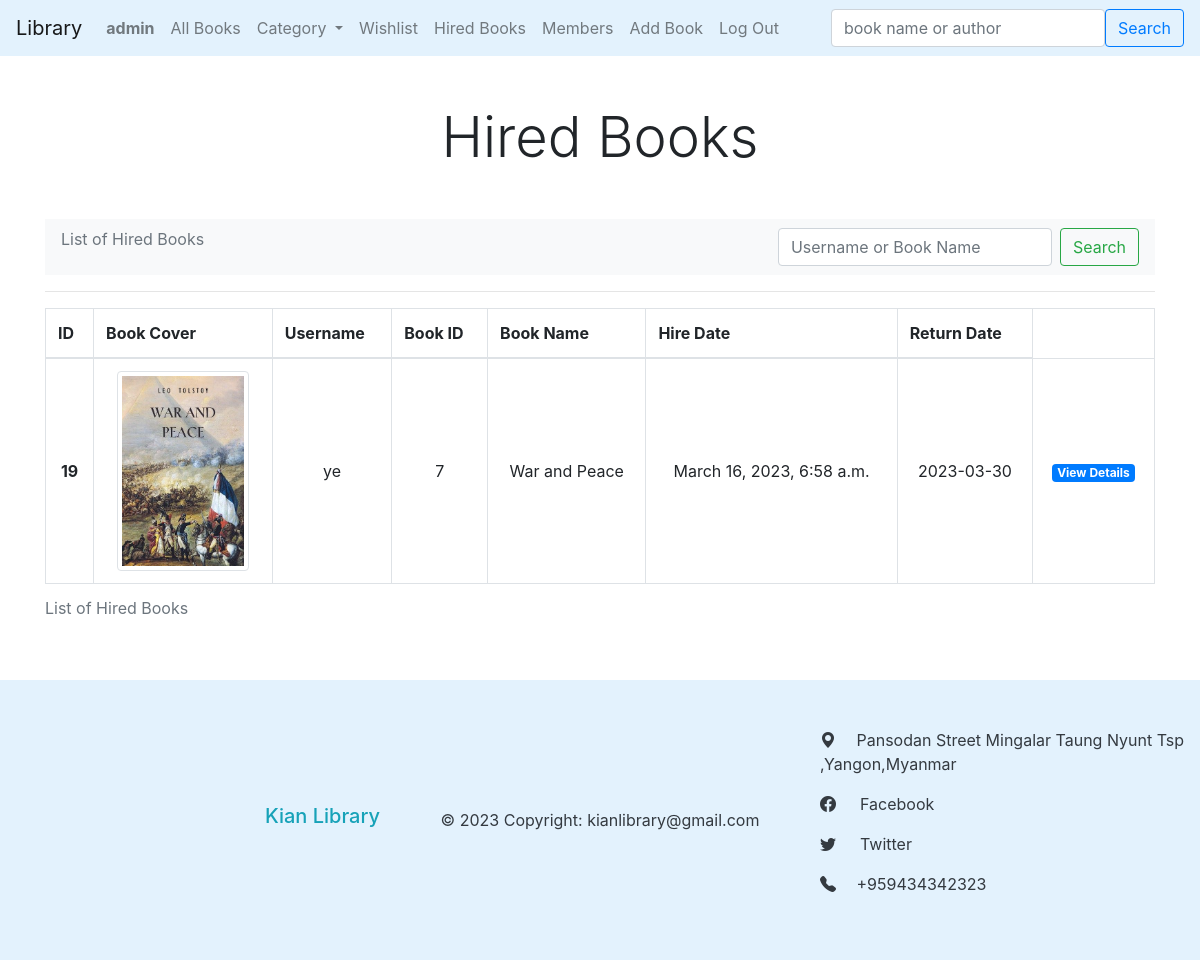
The app's page /hirebook-list (signed in) with its own data.
### book/models.py (models this page shows, shortened)
class User(AbstractUser):
    phone =  PhoneField(blank=True,null=True, help_text='Contact phone number')
    address = models.CharField(max_length=250,blank=True,null=True)

class HireBook(models.Model):
    username = models.CharField(max_length=200,default='')
    book_id = models.IntegerField(default=0)
    book_name = models.CharField(max_length=200,default='')
    book_image = models.ImageField(default='')
    hire_date = models.DateTimeField(auto_now_add=True, blank=True)
    return_date = models.DateTimeField()

### book/views.py (the view)
# urls.py: path('hirebook-list',views.hirebook_list,name='hirebook_list'),
@login_required(login_url='login')
def hirebook_list(request):
    if request.user.username == 'admin':
        hirebooks = HireBook.objects.all()
        categories = Category.objects.all()
    else:
        hirebooks = HireBook.objects.filter(username=request.user.username)
        categories = Category.objects.all()
        return render(request,'book/hirebook_list.html',{'hirebooks': hirebooks,'categories':categories})
    return render(request,'book/hirebook_list.html',{'hirebooks': hirebooks,'categories':categories})

### book/templates/book/hirebook_list.html (shortened to what this page needs)
{% extends "book/layout.html" %}
{% block body %}
    <div class="container">
        <h4 class="display-4 my-5 text-center">Hired Books</h4>
        {% if user.username == 'admin' %}
        <div class="navbar bg-light justify-content-between">
            <p class="text-muted">List of Hired Books</p>
            <form action="{% url 'search_hirebooks' %}" method="post" class="form-inline">
                <input class="form-control mr-sm-2" type="search" name="search" placeholder="Username or Book Name" aria-label="Search">
                <button class="btn btn-outline-success my-2 my-sm-0" type="submit">Search</button>
            </form>
        </div>
       {% endif %}
        <hr>
    {% if hirebooks %}
        <table class="table table-bordered">
            <caption>List of Hired Books</caption>
            <thead>
              <tr>
                <th scope="col">ID</th>
                <th scope="col">Book Cover</th>
                <th scope="col">Username</th>
                <th scope="col">Book ID</th>
                <th scope="col">Book Name</th>
                <th scope="col">Hire Date</th>
                <th scope="col">Return Date</th>
              </tr>
            </thead>
            <tbody>
            {% for book in hirebooks %}
                <tr>
                    <th class="align-middle text-center" scope="row"> {{ book.id }} </th>
                    <td class="align-middle text-center">
                        <img
                            src="{{book.book_image.url}}"
                            class="img-thumbnail"
                            alt="{{book.book_image}}"
                            style="height: 200px; object-fit:contain;"
                        >
                    </td>
                    <td class="align-middle text-center"> {{ book.username }} </td>
                    <td class="align-middle text-center">{{ book.book_id }}</td>
                    <td class="align-middle text-center">{{ book.book_name }}</td>
                    <td class="align-middle text-center">{{ book.hire_date }}</td>
                    <td class="align-middle text-center">{{ book.return_date|date:"Y-m-d" }}</td>
                    <td class="align-middle text-center">
                        <a class="badge badge-primary" href="{% url 'hirebook_detail' book.id %}">View Details</a>
                    </td>
                </tr>
            {% endfor %}
            </tbody>
          </table>
    </div>
    {% else %}
        <h3 class="mt-5 text-info">No Hired Book Yet</h3>
    {% endif %}
{% endblock %}

### book/templates/book/layout.html (shortened to what this page needs)
{% load static %}
<!DOCTYPE html>
<html lang="en">
    <head>
        <link rel="stylesheet" href="https://stackpath.bootstrapcdn.com/bootstrap/4.4.1/css/bootstrap.min.css">
        <link rel="stylesheet" href="https://cdn.jsdelivr.net/npm/bootstrap-icons@1.10.3/font/bootstrap-icons.css">
    </head>
    <body>
    <nav class="navbar navbar-expand-sm navbar-light " style="background-color: #e3f2fd;">
            <a class="navbar-brand" href="{% url 'index' %}">Library</a>
            <div class="collapse navbar-collapse" id="navbarSupportedContent">
                 <ul class="navbar-nav mr-auto">
                {% if user.is_authenticated %}
                    <li class="nav-item">
                        <a class="nav-link" href="#"><strong>{{ user.username }}</strong></a>
                    </li>
                {% endif %}
                <li class="nav-item">
                  <a class="nav-link" aria-current="page" href="{% url 'index' %}">All Books</a>
                </li>
                <li class="nav-item dropdown">
                    <a class="nav-link dropdown-toggle" href="#" id="navbarDropdown" role="button" data-bs-toggle="dropdown" aria-expanded="false">
                      Category
                    </a>
                  </li>
                <li class="nav-item">
                    <a class="nav-link" href="{% url 'wishlist' %}">Wishlist</a>
                </li>
                {% if user.is_authenticated %}
                    <li class="nav-item">
                        <a class="nav-link" href="{% url 'hirebook_list' %}">Hired Books</a>
                    </li>
                    {% if user.username == 'admin' %}
                    <li class="nav-item">
                        <a class="nav-link" href="{% url 'members' %}">Members</a>
                    </li>
                    <li class="nav-item">
                        <a class="nav-link" href="{% url 'add_book' %}">Add Book</a>
                    </li>
                    {% else %}
                    <li class="nav-item">
                        <a class="nav-link" href="{% url 'contact' %}">Contact Us</a>
                    </li>
                    {%  endif %}
                    <li class="nav-item">
                        <a class="nav-link" href="{% url 'logout' %}">Log Out</a>
                    </li>
                {% endif %}
              </ul>
              <form action="{% url 'search' %}" method="post" id="search_form" class="d-flex">
                <input class="form-control me-2" name="search" type="search" placeholder="book name or author" aria-label="Search">
                <button class="btn btn-outline-primary" type="submit">Search</button>
              </form>
            </div>
    </nav>
        <div class="body">
            {% block body %}
            {% endblock %}
        </div>
        <footer class="text-center text-dark mt-5" style="background-color:#e3f2fd">
            <div class="row justify-content-between align-items-center">
                <div class="col-lg-4 ">
                    <h5 class="text-lg-right ml-3"><a href="#" class="text-info">Kian Library</a></h5>
                </div>
                <div class="col-lg-4 text-center py-4">
                    © 2023 Copyright:
                    <a class="text-dark" href="#">kianlibrary@gmail.com</a>
                </div>
                <div class="col-lg-4">
                    <ul class="text-lg-left py-5 list-unstyled">
                        <li id="address" class="pb-3">
                            <i class="bi bi-geo-alt-fill"></i> <span class="ml-3">Pansodan Street Mingalar Taung Nyunt Tsp ,Yangon,Myanmar</span>
                        </li>
                        <li class="pb-3">
                            <a href="https://www.facebook.com/kianlibrary" class="text-dark"><i class="bi bi-facebook"></i><span class="ml-4">Facebook</span></a>
                        </li>
                        <li class="pb-3">
                            <a href="https://www.twitter.com/kianlibrary" class="text-dark"><i class="bi bi-twitter"></i><span class="ml-4">Twitter</span></a>
                        </li>
                        <li id="phone">
                            <i class="bi bi-telephone-fill"></i> <span class="ml-3">+959434342323</span>
                        </li>
                    </ul>
                </div>
            </div>
        </footer>
</body>
</html>

### records on screen
User: username "admin"
HireBook: id "19", book_image (picture), username "ye", book_id "7", book_name "War and Peace", hire_date "March 16, 2023, 6:58 a.m.", return_date "2023-03-30"
